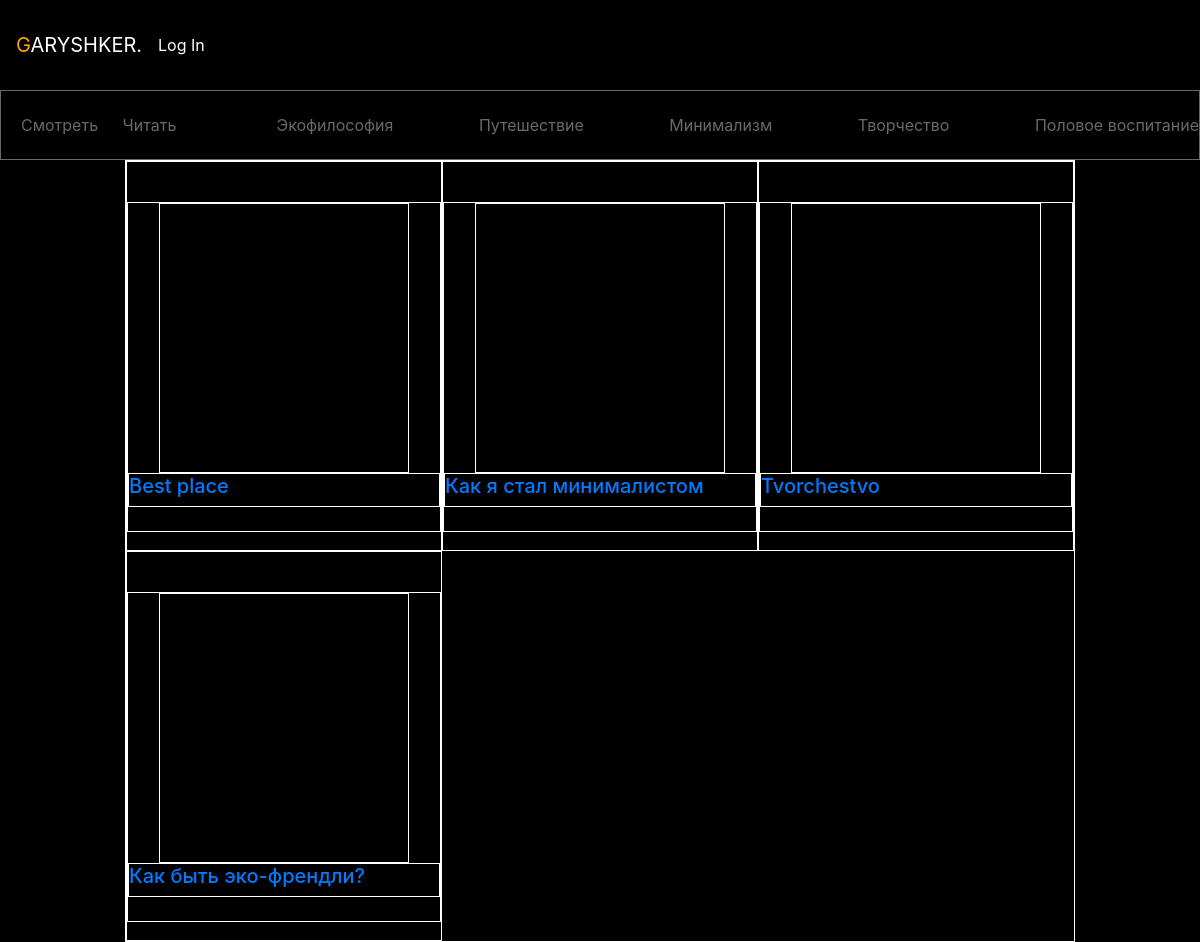
The page /obrazovanie/reports/ on the database its author committed.
### Obrazovanie/models.py (models this page shows, shortened)
class Genre(models.Model):
    name = models.CharField(max_length=120)
    slug = models.SlugField(blank=True, unique=True)

class Report(models.Model):
    author = models.ForeignKey(User, on_delete=models.CASCADE, null=True)
    title = models.CharField(max_length=120)
    image = models.ImageField(blank=True, upload_to='item-image')
    header = models.TextField(blank=True, null=True)
    genre = models.ForeignKey(Genre, on_delete=models.CASCADE, blank=True, null=True)
    body = models.TextField(blank=True, null=True)
    wrote_date = models.DateTimeField(default=timezone.now)
    likes = models.ManyToManyField(User, related_name='likes', blank=True)
    moderation = models.BooleanField("Проверено", default=False)
    favourite = models.ManyToManyField(User, related_name='favourite', blank=True)

### Obrazovanie/views.py (the view)
# urls.py: path('obrazovanie/reports/', all_reports, name='all_reports_url'),
def all_reports(request):
    reports = Report.objects.filter(moderation=True)
    genre_all = Genre.objects.all()
    context = {
        'reports': reports,
        'genre_all': genre_all,
    }
    return render(request, 'obrazovanie/all_reports.html', context)

### Obrazovanie/templates/obrazovanie/all_reports.html (shortened to what this page needs)
{% extends 'base.html' %}
{% block subtitle %}
<div class="item-genre">
  <div class="item-type">
    {% with url_name=request.resolver_match.url_name %}
      <a class="active" style="text-decoration:none;" href="{% url 'obrazovanie_url' %}">Смотреть</a>
      <a class="{% if url_name == 'all_reports_url' %}active{% endif %}" style="text-decoration: none;" href="{% url 'all_reports_url' %}">Читать</a>
    {% endwith %}
  </div>
    {% for genre in genre_all %}
      <a style="text-decoration:none;" href="{% url 'genre_detail_reports_url' slug=genre.slug %}">{{ genre.name }}</a>
      {% endfor %}
</div>
{% endblock %}
{% block content %}
<div class="container-report">
  {% for report in reports %}
  <a href="{% url 'report_detail_url' id=report.id %}">
    <div class="report">
         <div class="report-detail">
           <div class="report-image" style="background:url('{{report.image.url}}')">
           </div>
          <div class="report-title">
            <h5>{{ report.title }}</h5>
          </div>
         </div>
    </div>
  </a>
  {% endfor %}
</div>
{% endblock %}

### static/css/style1.css (style rules this page uses)
body { background-color: black!important; }
.item-genre { display: flex; justify-content: space-between; height: 70px; align-items: center; border: 1px solid dimgrey; }
.item-type { text-decoration: none; width: 190px; }
.item-type a { margin-left: 20px; }
.item-genre a { color: dimgrey; }
.container-report { border: 1px solid white; display: grid; grid-template-columns: 1fr 1fr 1fr; width: 950px; margin: 0 auto; }
.report { border: 1px solid white; height: 390px; }
.report-detail { border: 1px solid white; height: 330px; margin-top: 40px; }
.report-image { border: 1px solid white; height: 270px; background-size: cover!important; width: 250px; margin: 0 auto; }
.report-title { border: 1px solid white; }

### rows shown on the page
Genre: name "Экофилософия"
Genre: name "Путешествие"
Genre: name "Минимализм"
Genre: name "Творчество"
Genre: name "Половое воспитание"
Report: title "Best place"
Report: title "Как я стал минималистом"
Report: title "Tvorchestvo"
Report: title "Как быть эко-френдли?"
